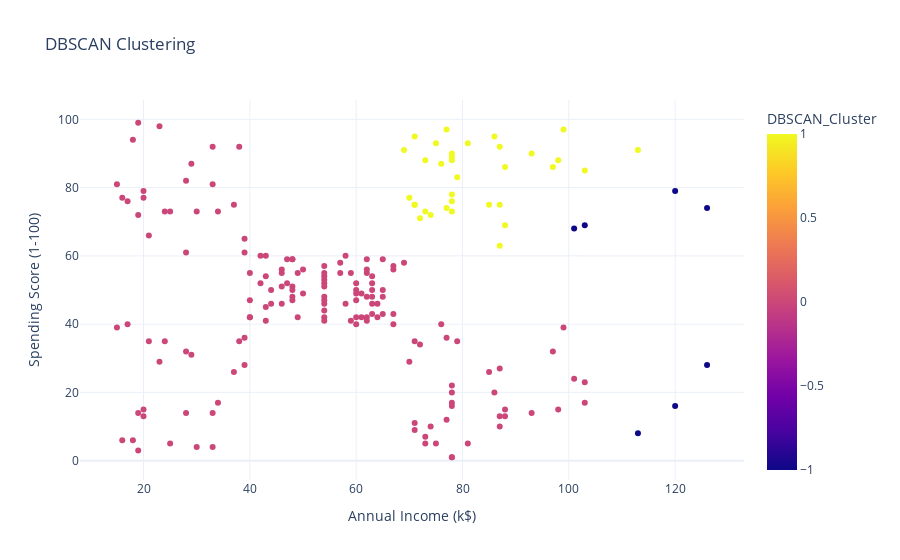

Write notebook code for a chart like this one.
### Code cell
# Run DBSCAN
dbscan = DBSCAN(eps=0.5, min_samples=5)
data["DBSCAN_Cluster"] = dbscan.fit_predict(X_scaled)

# Plot results
fig = px.scatter(
    data,
    x="Annual Income (k$)",
    y="Spending Score (1-100)",
    color="DBSCAN_Cluster",
    hover_data=["Age"],
    title="DBSCAN Clustering",
    template="plotly_white"
)
fig.show()

print()

### Figure 1 — Plotly figure (JSON) as saved in the notebook; plotly's stock layout.template omitted (floating-point values rounded to 4 significant figures; data arrays with more than 128 entries replaced by an {"elided": "..."} marker saying what was removed)
{"data": [{"customdata": {"elided": "198x1 int values"}, "hovertemplate": "Annual Income (k$)=%{x}<br>Spending Score (1-100)=%{y}<br>Age=%{customdata[0]}<br>DBSCAN_Cluster=%{marker.color}<extra></extra>", "legendgroup": "", "marker": {"color": {"elided": "198 int values"}, "coloraxis": "coloraxis", "symbol": "circle"}, "mode": "markers", "name": "", "orientation": "v", "showlegend": false, "type": "scatter", "x": {"elided": "198 int values"}, "xaxis": "x", "y": {"elided": "198 int values"}, "yaxis": "y"}], "layout": {"coloraxis": {"colorbar": {"title": {"text": "DBSCAN_Cluster"}}, "colorscale": [[0, "#0d0887"], [0.1111, "#46039f"], [0.2222, "#7201a8"], [0.3333, "#9c179e"], [0.4444, "#bd3786"], [0.5556, "#d8576b"], [0.6667, "#ed7953"], [0.7778, "#fb9f3a"], [0.8889, "#fdca26"], [1, "#f0f921"]]}, "legend": {"tracegroupgap": 0}, "title": {"text": "DBSCAN Clustering"}, "xaxis": {"anchor": "y", "domain": [0, 1], "title": {"text": "Annual Income (k$)"}}, "yaxis": {"anchor": "x", "domain": [0, 1], "title": {"text": "Spending Score (1-100)"}}}}
